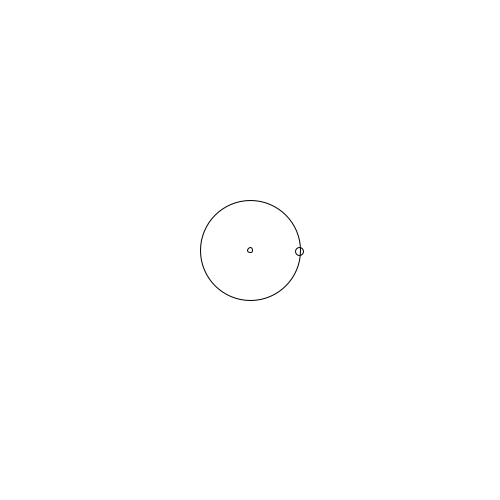
Frame 1 (no input)
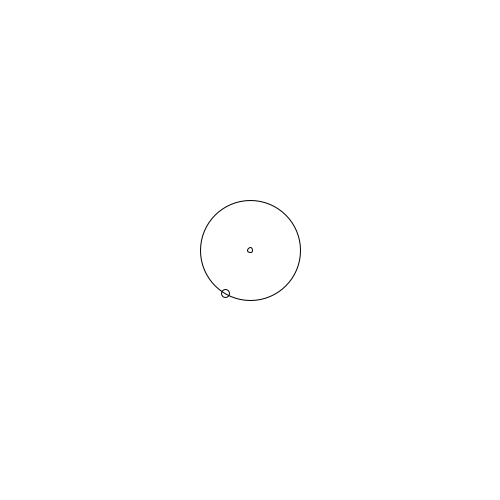
Frame 60 (the mouse pressed at the canvas centre just before this capture)
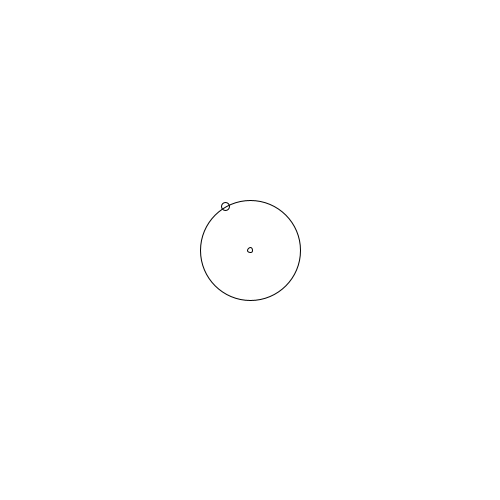
Frame 120 (the mouse held since frame 60 and released just before this capture)

The Processing sketch that drew these frames (run headless with seeded random() and noise(); from frame 60 on, the mouse is pressed at the canvas centre):

// Processing sketch: sketch_2_animandoEnElCirculo
// ── sketch_2_animandoEnElCirculo.pde
float posX, posY;
float radio;
float centroX, centroY;

void setup(){
  size(500,500);
  radio = 50;
  centroX = width/2;
  centroY = height/2;
}


void draw(){
  background(255);
  noFill();
  ellipse(centroX, centroY, radio*2, radio*2);
  ellipse(centroX, centroY, 5,5);
  
  posX = centroX + cos(radians(frameCount * 2)) * radio;
  posY = centroY + sin(radians(frameCount * 2)) * radio;
  //posY = centroY + sin(radians(frameCount * 4)) * radio; //este hace una curva al moverse mas rapido en 1 eje
  
  ellipse (posX, posY, 8, 8);
  
}
